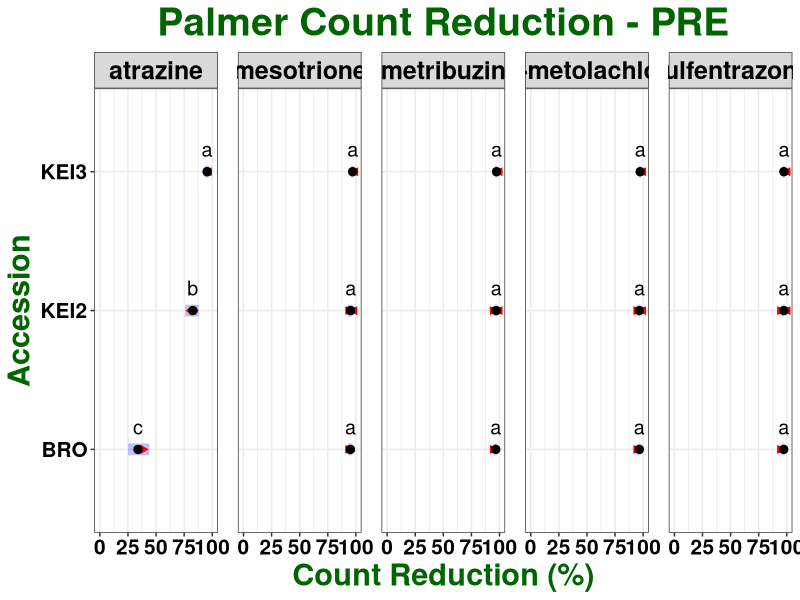

This figure's R source: (Note: this script raises an error after producing the figure.)
## ---- chunk 1

knitr::opts_chunk$set(echo = TRUE)
library(tidyverse)
library(ggplot2)
library(car)
library(emmeans)
library(glmmTMB)

## ---- chunk 2

palmer <- read.csv("All PRE_Reduction.csv")

str(palmer)

palmer$run <- as.factor(palmer$run)

palmer$pop <- as.factor(palmer$pop)

palmer$herb <- as.factor(palmer$herb)

palmer$rate <- as.factor(palmer$rate)

palmer$rep <- as.factor(palmer$rep)

str(palmer)

## ---- chunk 3

model <- glmmTMB(logit(count_red) ~ pop * herb * rate + (1|run), data = palmer, family = "gaussian")

## ---- chunk 4

summary(model)

## ---- chunk 5

glmmTMB:::Anova.glmmTMB(model)

## ---- chunk 6

emm_pop_herb <- emmeans(model, ~ pop|herb, adjust = "tukey", type = "response", contr = "pairwise")

emm_pop_herb

CLD_emm_pop_herb <- if(requireNamespace("multcomp")) {
    multcomp::cld(emm_pop_herb$emmeans, alpha = 0.05, Letters=letters, adjust="tukey", reversed = T)}

CLD_emm_pop_herb



emm_herb_rate <- emmeans(model, ~ herb|rate, adjust = "tukey", type = "response", contr = "pairwise")

emm_herb_rate

CLD_emm_herb_rate <- if(requireNamespace("multcomp")) {
    multcomp::cld(emm_herb_rate$emmeans, alpha = 0.05, Letters=letters, adjust="tukey", reversed = T)}

CLD_emm_herb_rate

## ---- chunk 7

plot(emm_pop_herb, adjust = "tukey", comparisons = T, alpha = 0.05) + 
  geom_point(size = 2.5) +
  facet_grid( ~ herb, labeller = label_value) +
  geom_text(aes(label = c("c", "b", "a", 
                          "a", "a", "a", 
                          "a", "a", "a", 
                          "a", "a", "a", 
                          "a", "a", "a")),
            vjust = -1, size = 5) +
  scale_x_continuous(breaks = c(0, 0.25, 0.50, 0.75, 1), limits = c(0, 1),
    labels = scales::percent_format(scale = 100, suffix = "")) +
  labs(title = "Palmer Count Reduction - PRE", 
       x = "Count Reduction (%)", 
       y = "Accession") + 
  theme_bw() + 
  theme (plot.title = element_text(face = "bold", hjust = 0.5, size = 28, colour = "darkgreen"), 
         axis.title = element_text(face = "bold", size = 22, colour = "darkgreen"), 
         axis.text = element_text(face = "bold", size = 15, colour = "black"),
         strip.text = element_text(face = "bold", size = 18, colour = "black"),
         panel.spacing = unit(1.0, "lines")) +
  ggsave("LOGIT Tukey HSD_POPxHERB.jpeg", units="in", width = 15, height = 3, dpi = 600)




plot(emm_herb_rate, adjust = "tukey", comparisons = T, alpha = 0.05) + 
  geom_point(size = 2.5) +
  facet_grid( ~ rate, labeller = label_value) +
  geom_text(aes(label = c("c", "b", "ab", "ab", "a", 
                          "b", "a", "a", "a", "a", 
                          "b", "a", "a", "a", "a")),
            vjust = -1, size = 5) +
  scale_x_continuous(breaks = c(0, 0.25, 0.50, 0.75, 1), limits = c(0, 1),
    labels = scales::percent_format(scale = 100, suffix = "")) +
  labs(title = "Palmer Count Reduction - PRE", 
       x = "Count Reduction (%)", 
       y = "Herbicide") + 
  theme_bw() + 
  theme (plot.title = element_text(face = "bold", hjust = 0.5, size = 28, colour = "darkgreen"), 
         axis.title = element_text(face = "bold", size = 22, colour = "darkgreen"), 
         axis.text = element_text(face = "bold", size = 15, colour = "black"),
         strip.text = element_text(face = "bold", size = 18, colour = "black"),
         panel.spacing = unit(1.0, "lines")) +
  ggsave("LOGIT Tukey HSD_HERBxRATE.jpeg", units="in", width = 15, height = 4, dpi = 600)
